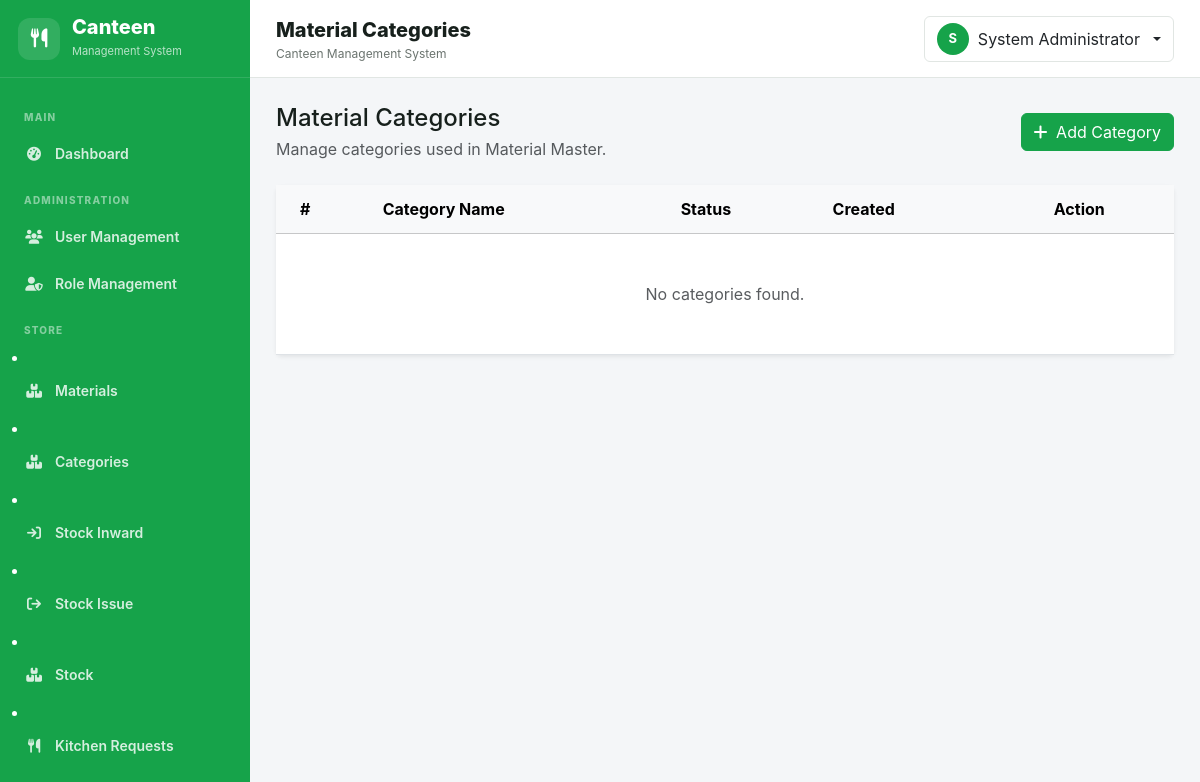
Page /store/categories.php (signed in) on the earlier database version.
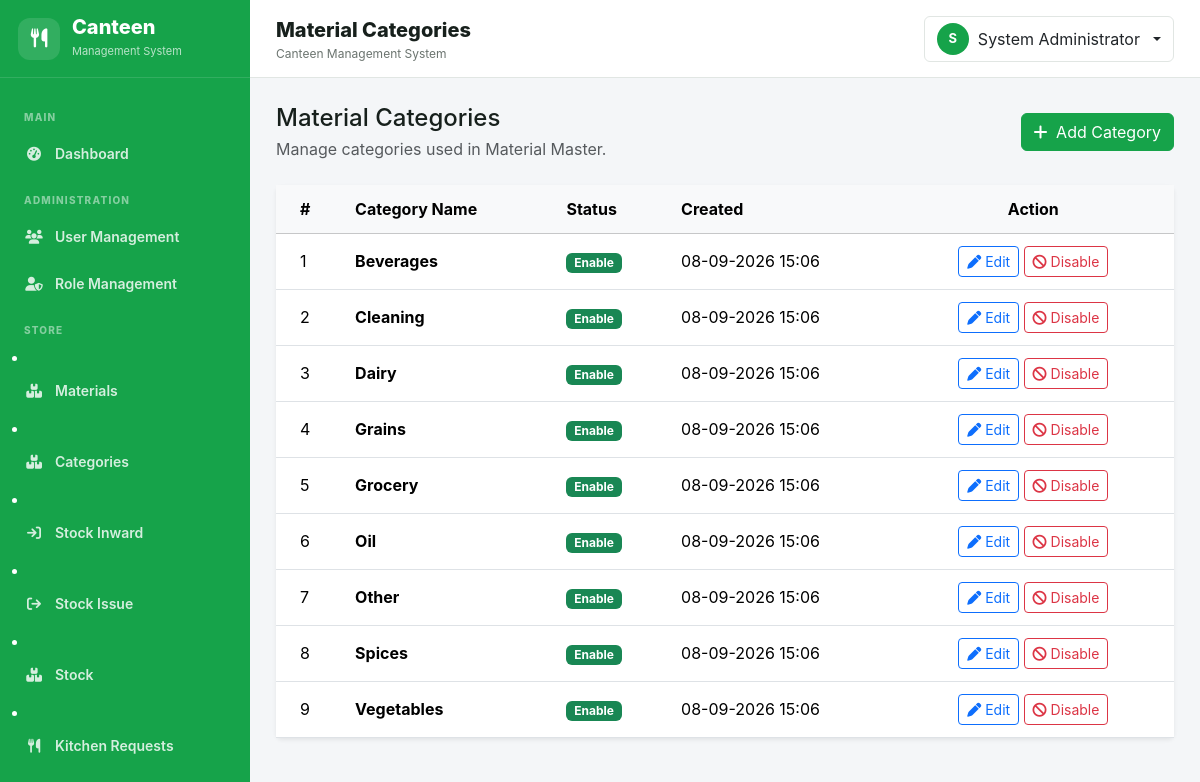
Same page on the later database version.
### tables this page shows
CREATE TABLE `material_categories` (
  `id` int(10) UNSIGNED NOT NULL,
  `category_name` varchar(100) NOT NULL,
  `status` enum('Enable','Disabled') NOT NULL DEFAULT 'Enable',
  `created_at` datetime NOT NULL DEFAULT current_timestamp(),
  `updated_at` datetime DEFAULT NULL ON UPDATE current_timestamp()
);

### includes/functions.php (called while the page is built, shortened)
<?php
function e(?string $value): string {
    return htmlspecialchars($value ?? '', ENT_QUOTES, 'UTF-8');
}

### store/categories.php (the view, shortened to what this page needs)
<?php
require_once __DIR__ . '/../config/database.php';
require_once __DIR__ . '/../includes/functions.php';
$pageTitle = 'Material Categories';
$stmt = $con->query("SELECT id, category_name, status, created_at, updated_at FROM material_categories ORDER BY category_name ASC");
$categories = $stmt->fetchAll(PDO::FETCH_ASSOC);
require_once __DIR__ . '/../includes/header.php';
require_once __DIR__ . '/../includes/sidebar.php';
?>
<main class="main-content">
    <?php require_once __DIR__ . '/../includes/topbar.php'; ?>
    <div class="page-body">
        <div class="d-flex justify-content-between align-items-center mb-4">
            <div>
                <h4 class="mb-1">Material Categories</h4>
                <div class="text-muted">Manage categories used in Material Master.</div>
            </div>
            <button type="button" class="btn btn-primary" data-bs-toggle="modal" data-bs-target="#addCategoryModal">
                <i class="fa-solid fa-plus me-1"></i> Add Category
            </button>
        </div>
        <div class="card border-0 shadow-sm">
            <div class="card-body p-0">
                <div class="table-responsive">
                    <table class="table table-hover align-middle mb-0">
                        <thead class="table-light">
                            <tr>
                                <th class="ps-4">#</th>
                                <th>Category Name</th>
                                <th>Status</th>
                                <th>Created</th>
                                <th class="text-center pe-4">Action</th>
                            </tr>
                        </thead>
                        <tbody>
                        <?php if (!$categories): ?>
                            <tr>
                                <td colspan="5" class="text-center text-muted py-5">No categories found.</td>
                            </tr>
                        <?php else: ?>
                            <?php foreach ($categories as $index => $category): ?>
                                <tr>
                                    <td class="ps-4"><?= $index + 1 ?></td>
                                    <td><strong><?= htmlspecialchars($category['category_name']) ?></strong></td>
                                    <td>
                                        <?php if ($category['status'] === 'Enable'): ?>
                                            <span class="badge bg-success">Enable</span>
                                        <?php else: ?>
                                            <span class="badge bg-secondary">Disabled</span>
                                        <?php endif; ?>
                                    </td>
                                    <td><?= htmlspecialchars(date('d-m-Y H:i', strtotime($category['created_at']))) ?></td>
                                    <td class="text-center pe-4">
                                        <a href="categories.php?edit=<?= (int)$category['id'] ?>" class="btn btn-sm btn-outline-primary">
                                            <i class="fa-solid fa-pen"></i> Edit
                                        </a>
                                        <?php if ($category['status'] === 'Enable'): ?>
                                            <form method="POST" class="d-inline" onsubmit="return confirm('Disable this category?');">
                                                <button type="submit" class="btn btn-sm btn-outline-danger">
                                                    <i class="fa-solid fa-ban"></i> Disable
                                                </button>
                                            </form>
                                        <?php endif; ?>
                                    </td>
                                </tr>
                            <?php endforeach; ?>
                        <?php endif; ?>
                        </tbody>
                    </table>
                </div>
            </div>
        </div>
    </div>
</main>
<?php require_once __DIR__ . '/../includes/footer.php'; ?>

### includes/header.php (shortened to what this page needs)
<?php
require_once __DIR__ . '/functions.php';
$pageTitle = $pageTitle ?? 'Canteen Management System';
?>
<!doctype html>
<html lang="en">
<head>
    <link href="https://cdn.jsdelivr.net/npm/bootstrap@5.3.3/dist/css/bootstrap.min.css" rel="stylesheet">
    <link href="https://cdnjs.cloudflare.com/ajax/libs/font-awesome/6.5.2/css/all.min.css" rel="stylesheet">
    <link href="../assets/css/app.css" rel="stylesheet">
</head>
<body>
<div class="app-shell">

### includes/sidebar.php (shortened to what this page needs)
<?php
$currentPage = basename($_SERVER['PHP_SELF']);
$role = $_SESSION['role_name'] ?? '';
$isAdmin = ($role === 'Super Admin');
?>
<aside class="sidebar" id="sidebar">
    <div class="brand">
        <div class="brand-icon">
            <i class="fa-solid fa-utensils"></i>
        </div>
        <div>
            <div class="brand-title">
                Canteen
            </div>
            <small>
                Management System
            </small>
        </div>
    </div>
    <nav class="sidebar-nav">
        <div class="nav-label">
            MAIN
        </div>
        <a
            class="nav-link <?= $currentPage === 'dashboard.php' ? 'active' : '' ?>"
            href="dashboard.php"
        >
            <i class="fa-solid fa-gauge-high"></i>
            <span>
                Dashboard
            </span>
        </a>
        <?php if ($isAdmin): ?>
            <div class="nav-label">
                ADMINISTRATION
            </div>
            <a
                class="nav-link <?= $currentPage === 'users.php' ? 'active' : '' ?>"
                href="users.php"
            >
                <i class="fa-solid fa-users"></i>
                <span>
                    User Management
                </span>
            </a>
            <a
                class="nav-link <?= $currentPage === 'roles.php' ? 'active' : '' ?>"
                href="roles.php"
            >
                <i class="fa-solid fa-user-shield"></i>
                <span>
                    Role Management
                </span>
            </a>
        <?php endif; ?>
        <?php if (in_array($_SESSION['role_name'] ?? '', ['Store', 'Super Admin'], true)): ?>
            <div class="nav-label">
                STORE
            </div>
            <li class="nav-item">
                <a href="../store/materials.php" class="nav-link">
                    <i class="fa-solid fa-boxes-stacked"></i>
                    <span>Materials</span>
                </a>
            </li>
             <li class="nav-item">
                <a href="../store/categories.php" class="nav-link">
                    <i class="fa-solid fa-boxes-stacked"></i>
                    <span>Categories</span>
                </a>
            </li>
            <li class="nav-item">
                <a href="../store/stock_inward.php" class="nav-link">
                    <i class="fa-solid fa-arrow-right-to-bracket"></i>
                    <span>Stock Inward</span>
                </a>
            </li>
            <li class="nav-item">
                <a href="../store/stock_issue.php" class="nav-link">
                    <i class="fa-solid fa-arrow-right-from-bracket"></i>
                    <span>Stock Issue</span>
                </a>
            </li>
            <li class="nav-item">
                <a href="../store/stock.php" class="nav-link">
                    <i class="fa-solid fa-boxes-stacked"></i>
                    <span>Stock</span>
                </a>
            </li>
            <li>
                <a href="../store/kitchen_requests.php" class="nav-link">
                    <i class="fa-solid fa-utensils"></i>
                    <span>Kitchen Requests</span>
                </a>
            </li>
            <li class="nav-item">
            </li>
        <?php endif; ?>
    </nav>
</aside>

### includes/topbar.php (shortened to what this page needs)
<header class="topbar">
    <div class="d-flex align-items-center gap-2">
        <div>
            <div class="topbar-title"><?= e($pageTitle ?? 'Dashboard') ?></div>
            <div class="topbar-subtitle">Canteen Management System</div>
        </div>
    </div>
    <div class="dropdown">
        <button class="btn user-menu dropdown-toggle" data-bs-toggle="dropdown" type="button">
            <span class="avatar"><?= e(strtoupper(substr($_SESSION['employee_name'] ?? 'U', 0, 1))) ?></span>
            <span class="d-none d-sm-inline">
                <?= e($_SESSION['employee_name'] ?? 'User') ?>
            </span>
        </button>
    </div>
</header>

### includes/footer.php (shortened to what this page needs)
</div>
</body>
</html>

### assets/css/app.css (style rules this page uses)
:root { --primary: #16a34a; --primary-dark: #15803d; --primary-soft: #f0fdf4; --accent: #f59e0b; --bg: #f4f6f8; --card: #ffffff; --text: #17201c; --muted: #6b746f; --border: #e1e6e3; --sidebar-width: 250px; }
* { box-sizing: border-box; }
body { margin: 0; background: var(--bg); color: var(--text); font-family: Inter, system-ui, -apple-system, "Segoe UI", Arial, sans-serif; }
a { text-decoration: none; }
.app-shell { min-height: 100vh; }
.sidebar { position: fixed; inset: 0 auto 0 0; width: var(--sidebar-width); background: var(--primary); color: #fff; z-index: 1030; overflow-y: auto; }
.brand { height: 78px; padding: 16px 18px; display: flex; align-items: center; gap: 12px; border-bottom: 1px solid rgba(255,255,255,.12); }
.brand-icon { width: 42px; height: 42px; display: grid; place-items: center; background: rgba(255,255,255,.12); border-radius: 12px; font-size: 19px; }
.brand-title { font-weight: 800; font-size: 20px; line-height: 1; }
.brand small { color: rgba(255,255,255,.7); font-size: 11px; }
.sidebar-nav { padding: 18px 12px; }
.nav-label { color: rgba(255,255,255,.48); font-size: 10px; font-weight: 800; letter-spacing: .12em; padding: 14px 12px 7px; }
.nav-link { color: rgba(255,255,255,.82); border-radius: 10px; padding: 11px 13px; margin-bottom: 4px; display: flex; align-items: center; gap: 12px; font-size: 14px; font-weight: 600; }
.nav-link i { width: 18px; text-align: center; }
.main-content { margin-left: var(--sidebar-width); min-height: 100vh; }
.topbar { min-height: 78px; background: #fff; border-bottom: 1px solid var(--border); padding: 14px 26px; display: flex; align-items: center; justify-content: space-between; }
.topbar-title { font-size: 20px; font-weight: 800; }
.topbar-subtitle { font-size: 12px; color: var(--muted); }
.user-menu { border: 1px solid var(--border); background: #fff; display: flex; align-items: center; gap: 9px; }
.avatar { width: 32px; height: 32px; border-radius: 50%; background: var(--primary); color: #fff; display: inline-grid; place-items: center; font-weight: 700; font-size: 13px; }
.page-body { padding: 26px; }
.table > :not(caption) > * > * { padding: 12px; }
.btn-primary { --bs-btn-bg: var(--primary); --bs-btn-border-color: var(--primary); --bs-btn-hover-bg: var(--primary-dark); --bs-btn-hover-border-color: var(--primary-dark); }
:root { --auth-primary: #16a34a; --auth-primary-dark: #15803d; --auth-primary-soft: #f0fdf4; }

Differences in the rows shown:
added material_categories: category_name "Beverages", status "Enable", created_at "08-09-2026 15:06"
added material_categories: category_name "Cleaning", status "Enable", created_at "08-09-2026 15:06"
added material_categories: category_name "Dairy", status "Enable", created_at "08-09-2026 15:06"
added material_categories: category_name "Grains", status "Enable", created_at "08-09-2026 15:06"
added material_categories: category_name "Grocery", status "Enable", created_at "08-09-2026 15:06"
added material_categories: category_name "Oil", status "Enable", created_at "08-09-2026 15:06"
added material_categories: category_name "Other", status "Enable", created_at "08-09-2026 15:06"
added material_categories: category_name "Spices", status "Enable", created_at "08-09-2026 15:06"
added material_categories: category_name "Vegetables", status "Enable", created_at "08-09-2026 15:06"
Other differences:
text no longer shown: "No categories found."
